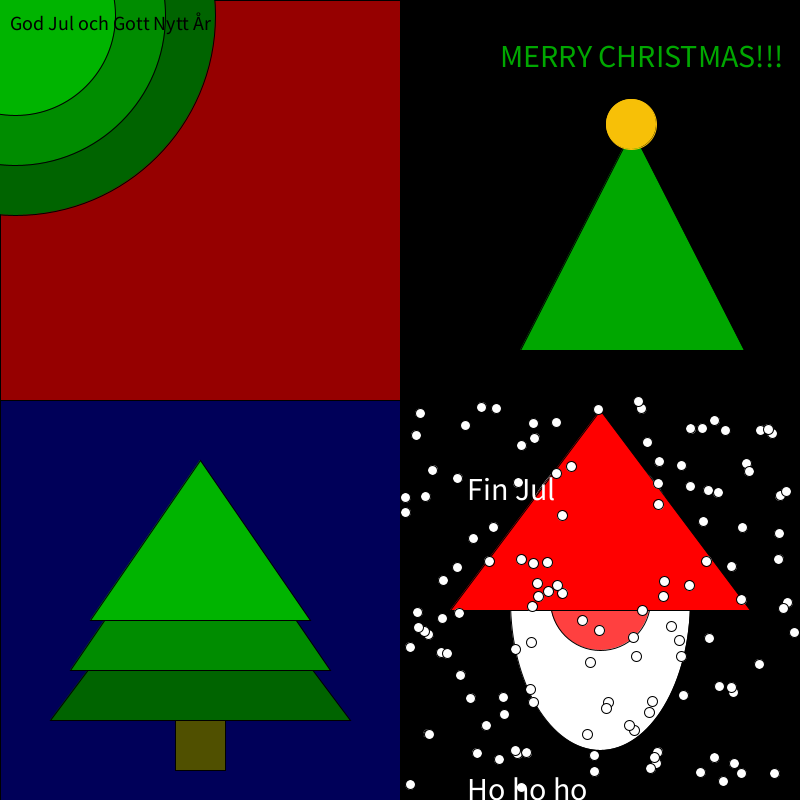
Frame 1 (no input)
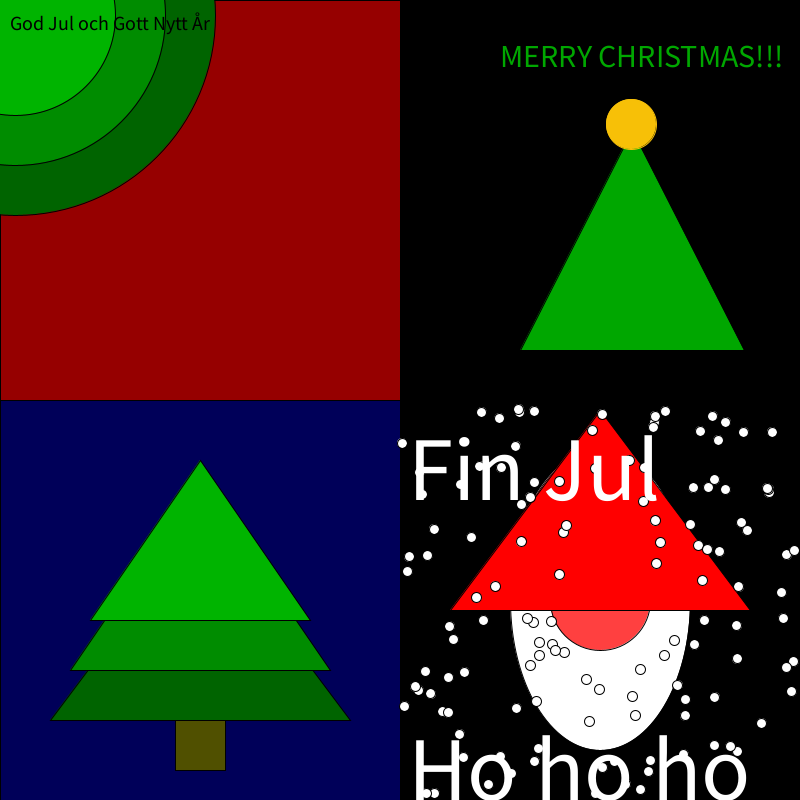
Frame 60 (the mouse pressed at the canvas centre just before this capture)
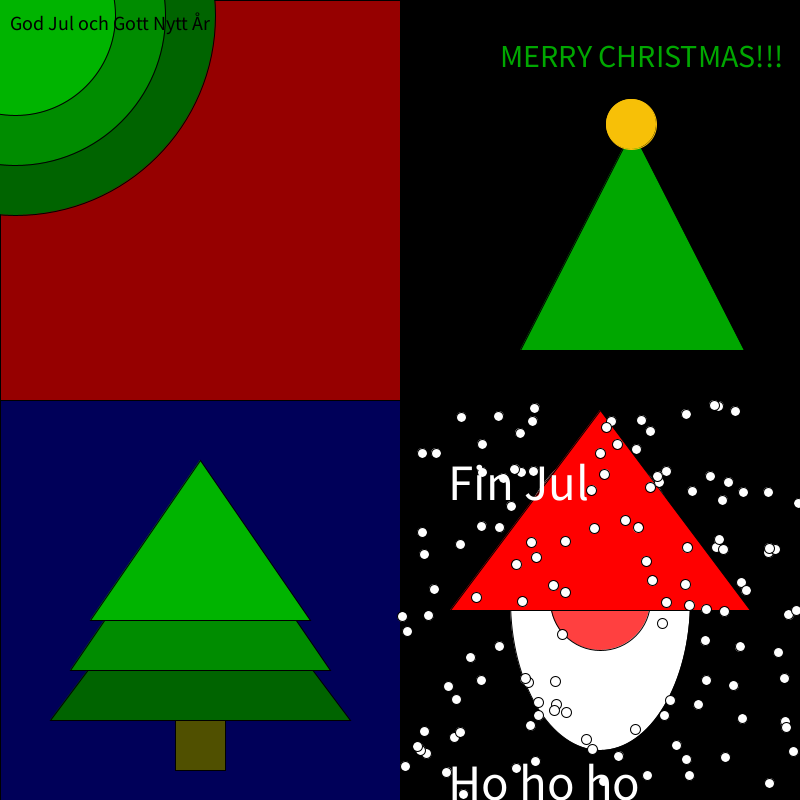
Frame 120 (the mouse held since frame 60 and released just before this capture)

The Processing sketch that drew these frames (run headless with seeded random() and noise(); from frame 60 on, the mouse is pressed at the canvas centre):

// Processing sketch: julkorte_20211218
// ── julkorte_20211218.pde
float[] snow_xs;
float[] snow_ys;
final int n_snow = 128;
float tomten_voice = 32;

void setup()
{
  size(800, 800);
  snow_xs = new float[n_snow];
  snow_ys = new float [n_snow];
  for (int i=0; i<n_snow; ++i)
  {
    snow_xs[i] = random(400, 800);
    snow_ys[i] = random(400, 800);
  }
  
}

void draw()
{
  // Lines
  line(400, 0, 400, 800);
  line(0, 400, 800, 400);
  
  // 
  textSize(20);
  fill(150, 0, 0);
  rect(0, 0, 400, 400);
  fill(0, 100, 0);
  ellipse(15, 15, 400, 400);
  fill(0, 140, 0);
  ellipse(15, 15, 300, 300);
  fill(0, 180, 0);
  ellipse(15, 15, 200, 200);
  fill(0, 0, 0);
  text("God Jul och Gott Nytt År", 10, 30);
  
  // Max's part
  fill(0,0,0);
  rect(400,0,400,400);
  fill(0,167,0);
  triangle(120+400,350, 232+400, 130, 344+400, 350);
  stroke(#F7C007);
  textSize(32);
  text("MERRY CHRISTMAS!!!", 500,67);
  fill(#F7C007);
  ellipse(631,124,50,50);
  stroke(0, 0, 0);
  
  // Jon's part
  fill(0,0,89);
  rect(0,400,400,400);
  fill(0, 100, 0);
  triangle(200, 520, 350, 720, 50, 720);
  fill(0, 140, 0);
  triangle(200, 480, 330, 670, 70, 670);
  fill(0, 180, 0);
  triangle(200, 460, 310, 620, 90, 620);
  fill(80, 80, 0);
  rect(175, 720, 50, 50); 
  
  // Richel's part
  // Background
  fill(0, 0, 0);
  rect(400, 400, 400, 400);
  
  // Face
  fill(255, 255, 255);
  ellipse(600, 600, 180, 300);
  // Nose
  fill(255, 64, 64);
  ellipse(600, 600, 100, 100);
  // Hat
  fill(255, 0, 0);
  triangle(450, 610, 750, 610, 600, 410); 
  
  // Snow
  fill(255, 255, 255);
  for (int i=0; i<n_snow; ++i)
  {
    snow_xs[i] += random(-1, 1);
    ++snow_ys[i];
    ellipse(snow_xs[i], snow_ys[i], 10, 10);
    if (snow_ys[i] > 800) snow_ys[i] = 400;
    if (snow_xs[i] > 800) snow_xs[i] -= 400;
    if (snow_xs[i] < 400) snow_xs[i] += 400;
  }
  textSize(tomten_voice);
  ++tomten_voice;
  if (tomten_voice > 100) tomten_voice = 1;
  text("Fin Jul", 500 - tomten_voice, 500);
  text("Ho ho ho", 500 - tomten_voice, 800);
}
